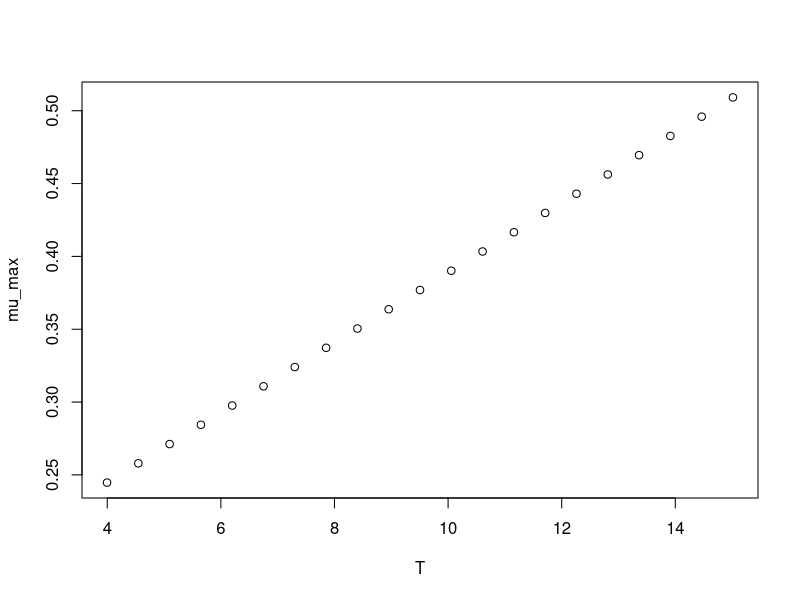

Write R code to recreate this figure.
#############################
# start of Parameter script
#############################
T <- seq(3.996003996004,15.015,length.out=21)
#############################
# end of Parameter script
#############################
############################# 
# start of Model script Gropin ID 1320 
#############################
 
# constant coefficients for this model
 
variables <- data.frame(T)
argumentsPar <- expand.grid(variables)
 
# heart of the model
response_surface <- function(T) {
   mumax <-0.024*(T+6.2)

return(mumax=mumax)
} 

# output parameters
mumax <- cbind(argumentsPar,response_surface(argumentsPar['T']))
colnames(mumax) <- c(colnames(argumentsPar),'mumax')
#############################
# End of Model script
#############################
############################# 
# start of Visualisation script Gropin ID 1320 
#############################
plot(T,mumax$mumax,
                          xlab='T',
                          ylab='mu_max')
#############################
# End of Visualisation script
#############################
